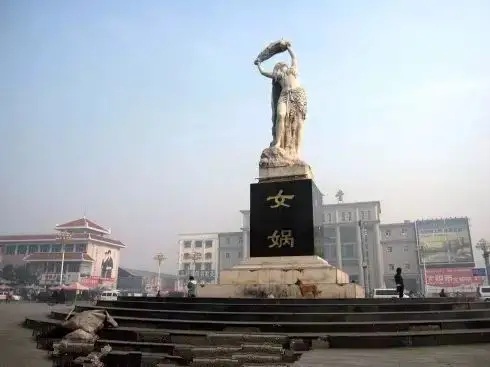
#> input picture nvwa.jpg, 490 x 367 px, found by its file name
$ python Gabor.py
#> lines starting #> are read from the running program, lines starting #| are printed output that depends on the picture
import cv2
import matplotlib.pyplot as plt

# Ksize 是一个元组
retval = cv2.getGaborKernel(ksize=(111,111), sigma=10, theta=60, lambd=10, gamma=1.2)
image1 = cv2.imread('./pictures/nvwa.jpg')
#> image1 is the input picture: shape (367, 490, 3); mean B, G, R 171, 164.8, 159.2
result = cv2.filter2D(image1,-1,retval)
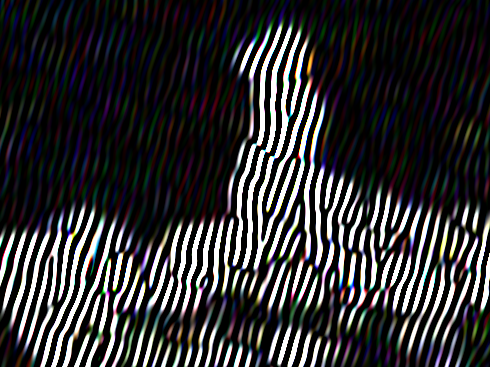
#> result: shape (367, 490, 3); mean B, G, R 49.9, 48.3, 49

plt.figure(figsize=(10,14))

plt.subplot(221)
plt.imshow(image1, cmap='gray')
plt.title('Origin')

plt.subplot(222)
plt.imshow(result, cmap='gray')
plt.title('Gabor')

plt.show()
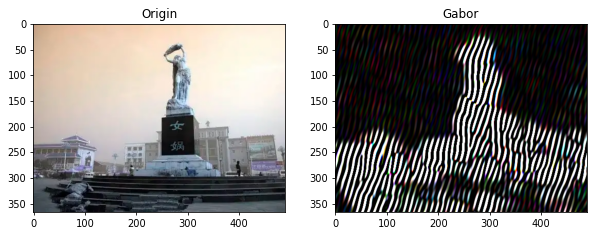
#> figure drawn by matplotlib, 2 panels; B, G, R data is drawn as R, G, B


#cv2.imshow('result',result)
#cv2.waitKey(0)
#cv2.destroyAllWindows()

$ run again, with laozi.jpg copied over nvwa.jpg
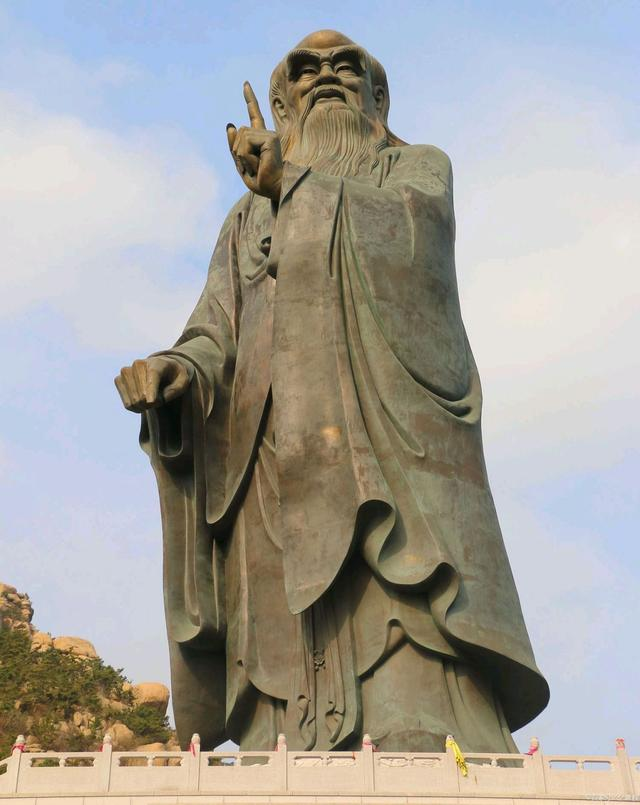
#> input picture laozi.jpg, 640 x 805 px, found by its file name
#> image1 is the input picture: shape (805, 640, 3); mean B, G, R 158.6, 163.9, 165.9
#> `result = cv2.filter2D(image1,-1,retval)`:
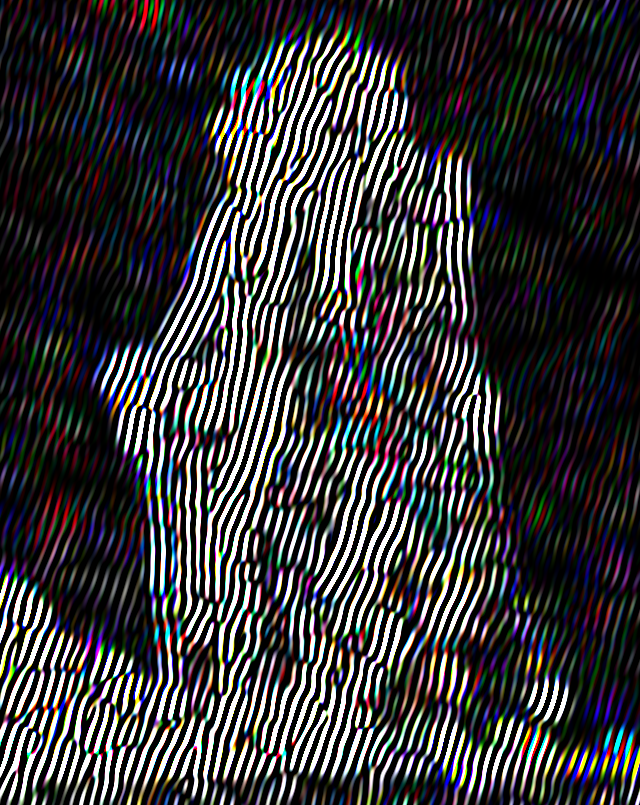
#> result: shape (805, 640, 3); mean B, G, R 56.8, 54.8, 56
#> `plt.show()`:
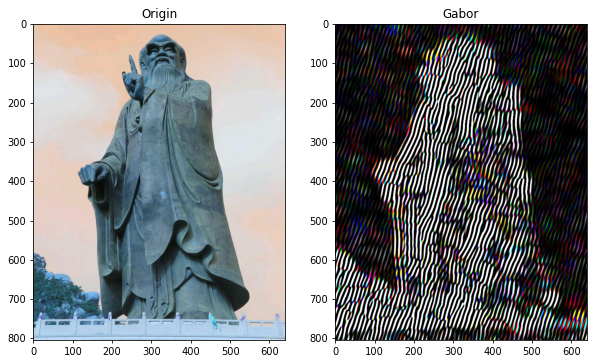
#> figure drawn by matplotlib, 2 panels; B, G, R data is drawn as R, G, B
